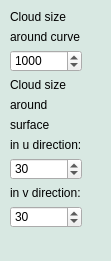
  <widget class="QFrame" name="frame">
   <property name="geometry">
    <rect>
     <x>10</x>
     <y>210</y>
     <width>111</width>
     <height>261</height>
    </rect>
   </property>
   <property name="sizePolicy">
    <sizepolicy hsizetype="Fixed" vsizetype="Fixed">
     <horstretch>0</horstretch>
     <verstretch>0</verstretch>
    </sizepolicy>
   </property>
   <property name="styleSheet">
    <string notr="true">QFrame {
	border: solid;
	background: #d8e8e2;
}</string>
   </property>
   <property name="frameShape">
    <enum>QFrame::StyledPanel</enum>
   </property>
   <property name="frameShadow">
    <enum>QFrame::Raised</enum>
   </property>
   <widget class="QWidget" name="verticalLayoutWidget_5">
    <property name="geometry">
     <rect>
      <x>10</x>
      <y>10</y>
      <width>91</width>
      <height>241</height>
     </rect>
    </property>
    <layout class="QVBoxLayout" name="verticalLayout_5">
     <property name="sizeConstraint">
      <enum>QLayout::SetFixedSize</enum>
     </property>
     <item>
      <widget class="QLabel" name="label_22">
       <property name="text">
        <string>Cloud size</string>
       </property>
      </widget>
     </item>
     <item>
      <widget class="QLabel" name="label_21">
       <property name="text">
        <string>around curve</string>
       </property>
      </widget>
     </item>
     <item>
      <widget class="QSpinBox" name="cloud_size">
       <property name="minimum">
        <number>5</number>
       </property>
       <property name="maximum">
        <number>1000000</number>
       </property>
       <property name="value">
        <number>1000</number>
       </property>
      </widget>
     </item>
     <item>
      <widget class="QLabel" name="label_51">
       <property name="text">
        <string>Cloud size </string>
       </property>
      </widget>
     </item>
     <item>
      <widget class="QLabel" name="label_52">
       <property name="text">
        <string>around</string>
       </property>
      </widget>
     </item>
     <item>
      <widget class="QLabel" name="label_55">
       <property name="text">
        <string>surface</string>
       </property>
      </widget>
     </item>
     <item>
      <widget class="QLabel" name="label_53">
       <property name="text">
        <string>in u direction:</string>
       </property>
      </widget>
     </item>
     <item>
      <widget class="QSpinBox" name="cloud_size_u">
       <property name="minimum">
        <number>1</number>
       </property>
       <property name="maximum">
        <number>10000</number>
       </property>
       <property name="value">
        <number>30</number>
       </property>
      </widget>
     </item>
     <item>
      <widget class="QLabel" name="label_54">
       <property name="text">
        <string>in v direction:</string>
       </property>
      </widget>
     </item>
     <item>
      <widget class="QSpinBox" name="cloud_size_v">
       <property name="minimum">
        <number>1</number>
       </property>
       <property name="maximum">
        <number>100000</number>
       </property>
       <property name="value">
        <number>30</number>
       </property>
      </widget>
     </item>
    </layout>
   </widget>
  </widget>
